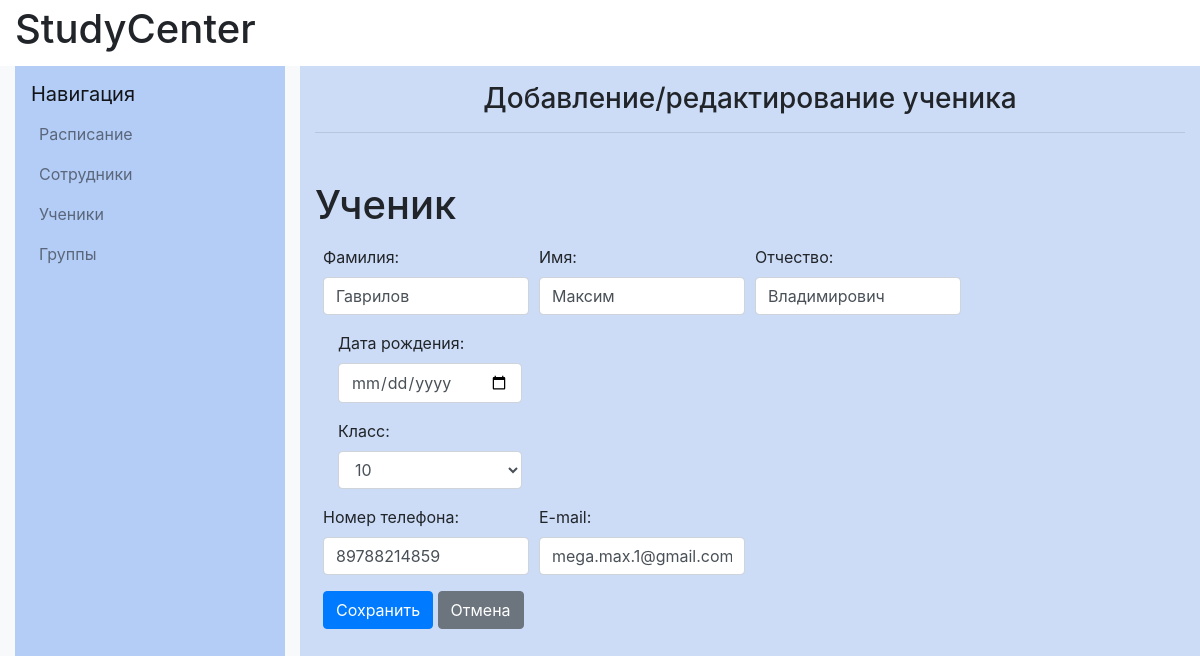
Page /students/1/edit/ on the committed database.
### catalog/models.py (models this page shows)
class Student(models.Model):
    firstname=models.CharField(max_length=20, verbose_name="Имя")
    lastname=models.CharField(max_length=20, verbose_name="Фамилия")
    fathername=models.CharField(max_length=20, verbose_name="Отчество")
    date_of_birth=models.DateField(verbose_name="Дата рождения")
    grade=models.IntegerField(validators=[
            MaxValueValidator(11),
            MinValueValidator(1)
        ], verbose_name="Класс")
    phone_number=models.CharField(max_length=11,validators=[MinLengthValidator(11)], verbose_name="Номер телефона")
    email=models.EmailField(verbose_name="E-mail")
    objects=models.Manager()
    DoesNotExist = models.Manager
    def __str__(self):
        return f"{self.lastname} {self.firstname}"
    __str__.short_description = 'Ученик'

### catalog/views.py (the view)
# urls.py: path('students/<int:pk>/edit/', views.student_edit, name='student_edit'),
def student_edit(request, pk):
    student = get_object_or_404(Student, pk=pk)
    if request.method == "POST":
        form = StudentForm(request.POST, instance=student)
        if form.is_valid():
            student = form.save(commit=False)
            student.save()
            return redirect('student_detail', pk=student.pk)
    else:
        form = StudentForm(instance=student)
    return render(request, 'student/student_form.html', {'form': form, 'student': student})

### catalog/forms.py
class StudentForm(forms.ModelForm):
    required_css_class = "field"
    date_of_birth = forms.DateField(label="Дата рождения", widget=forms.DateInput(attrs={'type': 'date'}))
    grade = forms.CharField(label="Класс",widget=forms.Select(choices=[(i, str(i)) for i in range(1, 12)]))
    class Meta:
        model = Student
        fields=['lastname', 'firstname','fathername','date_of_birth','grade','phone_number','email',]
        labels ={
            'firstname': "Имя",
            'lastname': "Фамилия",
            'fathername': "Отчество",
            'phone_number': "Номер телефона",
            'email': "E-mail",
        }
        widgets = {
            'firstname': forms.TextInput(attrs={'placeholder': 'имя'}),
            'lastname': forms.TextInput(attrs={'placeholder': 'фамилия'}),
            'fathername': forms.TextInput(attrs={'placeholder': 'отчество',}),
            'grade': forms.NumberInput(attrs={'placeholder': 'от 1 до 11'}),
            'phone_number': forms.TextInput(attrs={'placeholder': '8'}),
            'email': forms.TextInput(attrs={'placeholder': 'example@gmail.com'}),
        }

### catalog/templates/student/student_form.html (shortened to what this page needs)
{% extends "base_generic.html" %}
{% load widget_tweaks %}
{% block content %}
<div class="col-md-8 col-lg-9 content-container" style="background-color: #ccdbf6">
    <h1 class="h3 text-center mt-3">Добавление/редактирование ученика</h1>
    <hr class="mb-5">
    <section>
        <h1>Ученик</h1>
        <form method="POST" class="d-block p-2">
            <div class="form-row">
                <div class="form-group col-md-3">
                    {{ form.lastname.label_tag }}
                    {{ form.lastname|add_class:"form-control"}}
                </div>
                <div class="form-group col-md-3">
                    {{ form.firstname.label_tag }}
                    {{ form.firstname|add_class:"form-control" }}
                </div>
                <div class="form-group col-md-3">
                    {{ form.fathername.label_tag }}
                    {{ form.fathername|add_class:"form-control" }}
                </div>
            </div>
            <div class="form-group col-md-3">
                {{ form.date_of_birth.label_tag }}
                {{ form.date_of_birth|add_class:"form-control"}}
            </div>
            <div class="form-group col-md-3">
                {{ form.grade.label_tag }}
                {{ form.grade|add_class:"form-control" }}
            </div>
            <div class="form-row">
                <div class="form-group col-md-3">
                    {{ form.phone_number.label_tag }}
                    {{ form.phone_number|add_class:"form-control" }}
                </div>
                <div class="form-group col-md-3">
                    {{ form.email.label_tag }}
                    {{ form.email|add_class:"form-control" }}
                </div>
            </div>
            <button type="submit" class="save btn btn-primary">Сохранить</button>
            <a class="btn btn-secondary" href="{% url 'students' %}">Отмена</a>
        </form>
    </section>
</div>
{% endblock content %}

### catalog/static/css/styles.css (style rules this page uses)
@media (min-width: 768px) { .form-group label { display: block; } }

### catalog/templates/student/student_form.html (style rules this page uses)
.form-group label { display: block; }

### rows in the picture
Student: lastname "Гаврилов", firstname "Максим", fathername "Владимирович", grade "10", phone_number "89788214859", email "mega.max.1@gmail.com"
